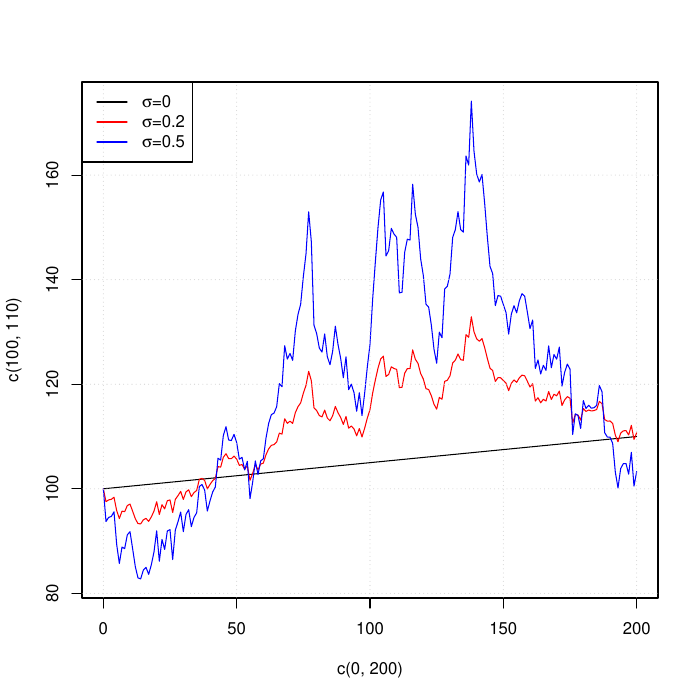

The script that saved this image:
pdf(file="C:\\Users\\[user]\\Desktop\\FixedIncomeModelling.git\\trunk\\P51.pdf")
x <- c()
y <- c()
x[1] <- 100
y[1] <- 100
mu <- 0.1/200
sigma1 <- 0.2/sqrt(200)
sigma2 <- 0.5/sqrt(200)
epsilon <- rnorm(200)
for (i in 1:200) {
  x[i+1] <- x[i]+mu * x[i] + sigma1 * x[i] * epsilon[i]
  y[i+1] <- y[i]+mu * y[i] + sigma2 * y[i] * epsilon[i]
}
plot(c(0,200),c(100,110),type="l",ylim = c(min(y),max(y)))
lines(0:200,x,type="l",col="red")
lines(0:200,y,type="l",col="blue")
grid()
legend("topleft",legend=expression(paste(sigma,"=0",sep=""),paste(sigma,"=0.2",sep=""),paste(sigma,"=0.5",sep="")),lty=1,col=c("black","red","blue"))
dev.off()